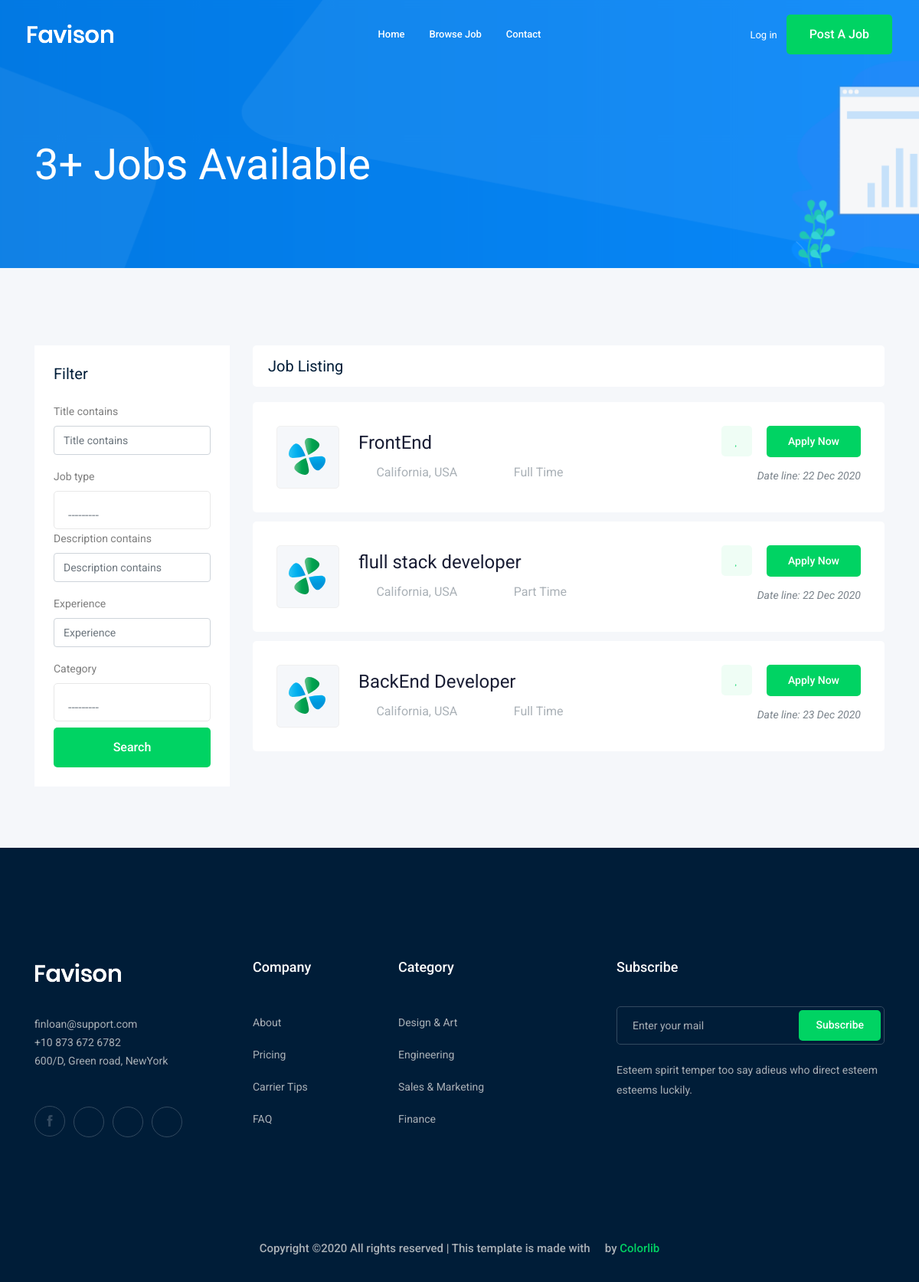
Screenshot of /jobs/ with the database file from the repository.
### job/models.py (models this page shows, shortened)
class Job(models.Model):  # table
    owner = models.ForeignKey(User, related_name='job_owner', on_delete=models.CASCADE)
    title = models.CharField(max_length=100)  # column
    job_type = models.CharField(max_length=15 , choices=JOB_TYPE)
    description = models.TextField(max_length=1000)
    published_at = models.DateTimeField(auto_now=True)
    Vacancy = models.IntegerField(default=1)
    salary = models.IntegerField(default=0)
    experience = models.IntegerField(default=1)
    category = models.ForeignKey('Category',on_delete=models.CASCADE)
    image = models.ImageField(upload_to=image_upload)
    slug = models.SlugField(blank=True, null=True)

### job/views.py (the view)
# urls.py: path('', views.job_list,name ='job_list'),
def job_list(request):
    job_list = Job.objects.all()
    myfilter = JobFilter(request.GET,queryset=job_list)
    job_list = myfilter.qs
    paginator = Paginator(job_list,9)
    page = request.GET.get('page',1)
    try:
        jobs = paginator.page(page)
    except PageNotAnInteger:
        jobs = paginator.page(1)
    except EmptyPage:
        jobs = paginator.page(paginator.num_pages)
    context = {
        'jobs':jobs,
        'job_list':job_list,
        'myfilter' : myfilter
    }
    return render(request,'job/job_list.html',context)

### job/models.py (called while the page is built)
    def __str__(self):
        return self.name

### job/templates/job/job_list.html (shortened to what this page needs)
{% extends "base.html" %}
{% load bootstrap4 %}
{% load static %}
{% block  content %}
    <div class="bradcam_area bradcam_bg_1">
        <div class="container">
            <div class="row">
                <div class="col-xl-12">
                    <div class="bradcam_text">
                        <h3>{{job_list.count}}+ Jobs Available</h3>
                    </div>
                </div>
            </div>
        </div>
    </div>
    <div class="job_listing_area plus_padding">
        <div class="container">
            <div class="row">
                <div class="col-lg-3">
                    <div class="job_filter white-bg">
                        <div class="form_inner white-bg">
                            <h3>Filter</h3>
                            <form method="GET">
                                {% bootstrap_form myfilter.form %}
                                <input type="submit" value="Search" class="boxed-btn3 w-100 mt-2">
                            </form>
                        </div>
                    </div>
                </div>
                <div class="col-lg-9">
                    <div class="recent_joblist_wrap">
                        <div class="recent_joblist white-bg ">
                            <div class="row align-items-center">
                                <div class="col-md-6">
                                    <h4>Job Listing</h4>
                                </div>
                            </div>
                        </div>
                    </div>
                    <div class="job_lists m-0">
                        <div class="row">
                            {% for job  in jobs %}
                                <div class="col-lg-12 col-md-12">
                                    <div class="single_jobs white-bg d-flex justify-content-between">
                                        <div class="jobs_left d-flex align-items-center">
                                            <div class="thumb">
                                                <img src="{% static 'img/svg_icon/1.svg'%}" alt="">
                                            </div>
                                            <div class="jobs_conetent">
                                                <a href="{% url 'jobs:job_detail' job.slug %}"><h4>{{job.title}}</h4></a>
                                                <div class="links_locat d-flex align-items-center">
                                                    <div class="location">
                                                        <p> <i class="fa fa-map-marker"></i> California, USA</p>
                                                    </div>
                                                    <div class="location">
                                                        <p> <i class="fa fa-clock-o"></i> {{job.job_type}}</p>
                                                    </div>
                                                </div>
                                            </div>
                                        </div>
                                        <div class="jobs_right">
                                            <div class="apply_now">
                                                <a class="heart_mark" href="#"> <i class="fa fa-heart"></i> </a>
                                                <a href="{% url 'jobs:job_detail' job.slug %}" class="boxed-btn3">Apply Now</a>
                                            </div>
                                            <div class="date">
                                                <p>Date line: {{job.published_at|date:'d M o'}}</p>
                                            </div>
                                        </div>
                                    </div>
                                </div>
                            {% endfor %}
                        </div>
                    </div>
                </div>
            </div>
        </div>
    </div>
{% endblock  %}

### rows the page displays
Job: title "FrontEnd", job_type "Full Time", published_at "22 Dec 2020"
Job: title "flull stack developer", job_type "Part Time", published_at "22 Dec 2020"
Job: title "BackEnd Developer", job_type "Full Time", published_at "23 Dec 2020"

### other values shown
{{ job_list.count }} "3"
